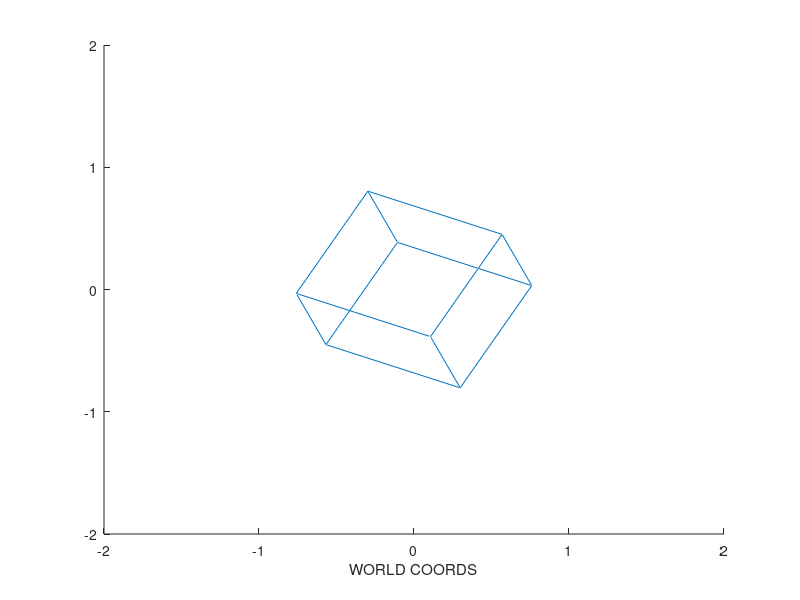
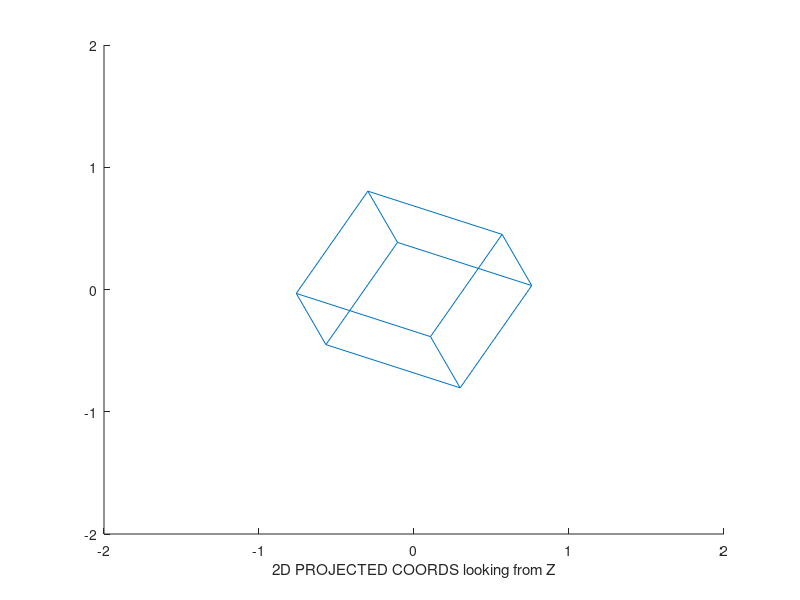

The MATLAB source for these figures, in order:
%Simple 3D rotations and 2D projection
close all;
clear;

%Cube Definition in 3D
%Thing object center is origin and cube size is 1 unit
%Point list
object(1,:)=[ 0.5  0.5  0.5];
object(2,:)=[ 0.5  0.5 -0.5];
object(3,:)=[ 0.5 -0.5  0.5];
object(4,:)=[ 0.5 -0.5 -0.5];
object(5,:)=[-0.5  0.5  0.5];
object(6,:)=[-0.5  0.5 -0.5];
object(7,:)=[-0.5 -0.5  0.5];
object(8,:)=[-0.5 -0.5 -0.5];

%Point connections
edges=zeros(8,8);

edges(1,2)=1;
edges(1,3)=1;
edges(1,5)=1;

edges(2,1)=1;
edges(2,6)=1;
edges(2,4)=1;

edges(3,1)=1;
edges(3,4)=1;
edges(3,7)=1;

edges(4,8)=1;
edges(4,3)=1;
edges(4,2)=1;
edges(5,1)=1;

edges(5,1)=1;
edges(5,6)=1;
edges(5,7)=1;

edges(6,5)=1;
edges(6,2)=1;
edges(6,8)=1;

edges(7,3)=1;
edges(7,5)=1;
edges(7,8)=1;

edges(8,4)=1;
edges(8,6)=1;
edges(8,7)=1;


tethaX=pi/4;
Rx=[1 0 0; 0 cos(tethaX) -sin(tethaX); 0 sin(tethaX) cos(tethaX)];

tethaY=pi/3;
Ry=[cos(tethaY) 0 sin(tethaY); 0 1 0; -sin(tethaY) 0 cos(tethaY)];

tethaZ=pi/8;
Rz=[cos(tethaZ) -sin(tethaZ) 0; sin(tethaZ) cos(tethaZ) 0; 0 0 1];

for i=1:8
   object(i,:)=(Rx*Ry*Rz*object(i,:)')'; 
end

figure;
for i=1:8
   for j=(i+1):8
       if i ~= j 
            if edges(i,j) == 1
               
               pts = [object(i,:); object(j,:)];
               line(pts(:,1), pts(:,2), pts(:,3));
               
            end
       end
   end 
end 
xlim([-2 2]);
ylim([-2 2]);
zlim([-2 2]);
xlabel('WORLD COORDS');


figure;
for i=1:8
   for j=(i+1):8
       if i ~= j 
            if edges(i,j) == 1
               
               %Projection pick x and y axis of world coordinates
               p1=[object(i,1), object(j,1)];
               p2=[object(i,2), object(j,2)];
               
               line(p1,p2);
               
            end
       end
   end 
end 

xlim([-2 2]);
ylim([-2 2]);
zlim([-2 2]);
xlabel('2D PROJECTED COORDS looking from Z');
